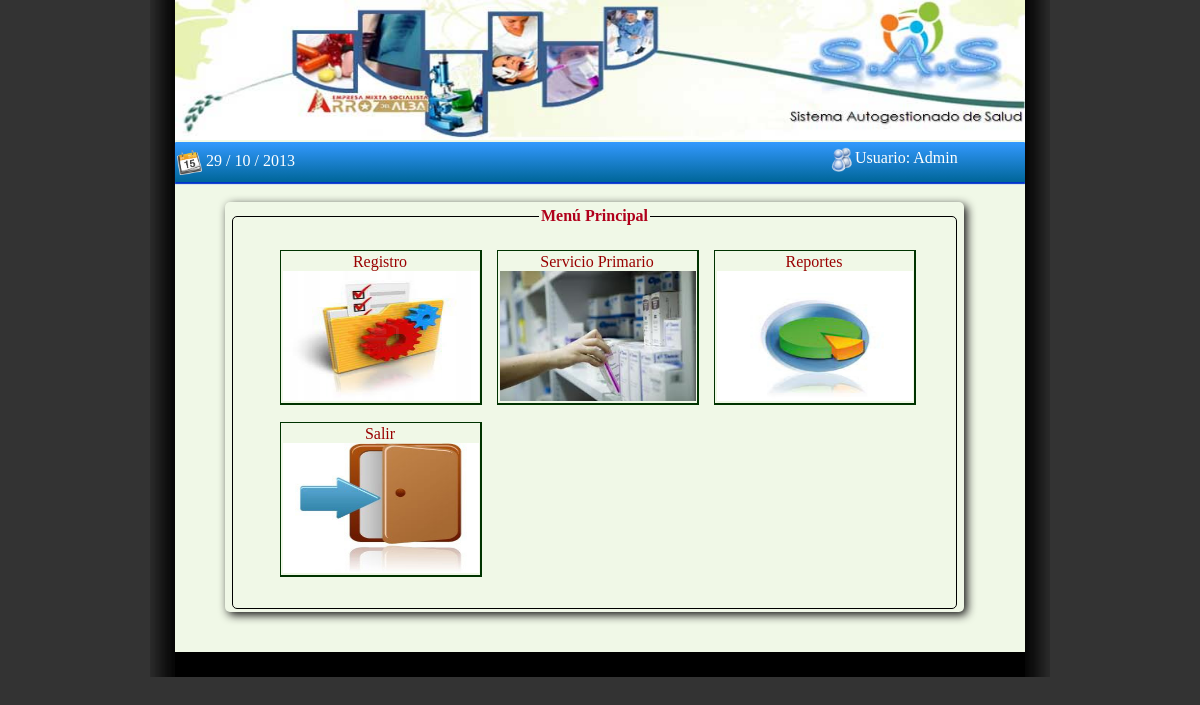
The page /menu.php (signed in) on the database its author committed.
### tables this page shows
CREATE TABLE `tmodulo` (
  `idmodulo` int(11) NOT NULL auto_increment,
  `url` varchar(100) NOT NULL,
  `descripcion` varchar(255) NOT NULL,
  `icono` varchar(200) NOT NULL,
  `estatus` char(1) NOT NULL,
  PRIMARY KEY  (`idmodulo`)
);

### persona/Clases/clase_vistas.php (called while the page is built, shortened)
<?
include_once( "clase_mysql.php" );
class vistas extends conectaBDMy
{
	private $login;
	function vistas() {
		$this->login="";
	}
	function setlogin($login){
		$this->login = $login;
	}
	function listamodulo()
	{
		$c=0;
			$sql="
				SELECT DISTINCT (tmodulo.idmodulo) as modulo,tmodulo.url, tmodulo.icono as ico, tmodulo.descripcion as descrip
				FROM usuario, tmodulo, tvista, tseccion, trol, tpermisos
				WHERE usuario.nombre_usuario = '$this->login'
				AND usuario.idrol = trol.idrol
				AND trol.idrol = tpermisos.idrol
				AND tpermisos.idvista = tvista.idvista
				AND tvista.idseccion = tseccion.idseccion
				AND tseccion.idmodulo = tmodulo.idmodulo";
		 $cursor=parent::ejecuta_sql($sql);
		 if($row= parent::proxima_tupla($cursor))
		 {
			 DO
			 {
				$fila[$c][1]=$row["modulo"];
				$fila[$c][2]=$row["ico"];
				$fila[$c][3]=$row["descrip"];
				$fila[$c][4]=$row["url"];
				$c++;
			 }WHILE($row= parent::proxima_tupla($cursor));
		 }
		if ( $fila>0 )
			return $fila;
		else
			return -1;
	}
}
?>

### persona/Clases/clase_mysql.php (called while the page is built, shortened)
<?PHP
class conectaBDMy
{
	private $servidor;
	private $usuario;
	private $password;
	private $conexion;
	function conectaBDMy()
	{
		$this->servidor="localhost";
		$this->usuario="root";
		$this->password="iutep";
		$this->basedatos="bdsas";
	}
	function abrir_BD()
	{
		if ( !($enlace= @mysql_connect( $this->servidor, $this->usuario, $this->password ) ) )
		{
		header("Location: ../html/Error_bd.html");
		}
		$this->conexion=$enlace;
		return true;
	}
	function ejecuta_sql( $query )
	{
		if ( $this->abrir_BD() )
	     return ( mysql_query($query,$this->conexion ) );
	else
	     return null;
	}
  function proxima_tupla($cursor)
  {
	return mysql_fetch_array($cursor);
  }
}
?>

### menu.php (the view, shortened to what this page needs)
<?php session_start();
include_once("persona/Clases/clase_vistas.php");
$vist=new vistas;
$vist->setlogin($_SESSION["login"]);
?><!DOCTYPE html PUBLIC "-//W3C//DTD XHTML 1.0 Transitional//EN" "http://www.w3.org/TR/xhtml1/DTD/xhtml1-transitional.dtd">
<html xmlns="http://www.w3.org/1999/xhtml">
<head>
<link href="estilos/css_portal.css" rel="stylesheet" type="text/css" />
</head>
<body>
 <div id="principal">
<table width="100%" height="auto" border="0" cellspacing="0" cellpadding="0">
  <tr>
    <td class="shadow_left">&nbsp;</td>
    <td>
        <table width="100%" border="0" cellspacing="0" cellpadding="0">
          <tr>
            <td><img src="Imagenes/banner.jpg" width="850" height="140" /></td>
          </tr>
        </table>
    <td class="shadow_right"></td>
     </td>
  </tr>
  <tr>
    <td height="450" class="shadow_left"></td>
    <td bgcolor="#F0F8E7">
         <div id="franja">
            <div id="usuario" class="texto">
               <img src="Imagenes/Icono3.gif" width="25" height="25" align="absmiddle"/>Usuario: <?php echo $_SESSION["login"]?>
            </div>
           <div id="fecha" class="texto">
            <img src="Imagenes/calendario.png" width="25" height="25" align="absmiddle"/><?php date_default_timezone_set('America/Caracas');   echo " ".date('d / m  / Y') ?>
            </div>
         </div>
     <div id="capa-index">
        <div id="sombra">
        <fieldset>
            <legend style="color: #B0001B; font-weight: bold; text-align: center;">Menú Principal</legend>
            <div id="menu-principal">
            <div id="cuadro">
             <ul><?php
             	$modulos=$vist->listamodulo();
				for($i=0;$i<count($modulos);$i++)
				{
					$ico=$modulos[$i][2];
					$descrip=$modulos[$i][3];
					$url=$modulos[$i][4];
				?>
		<li><a href="<? echo $url;?>"><center><? echo $descrip;?></center><img src="<? echo $ico;?>" width="196" height="130" /></a></li>
        <?php }?>
		<li><a href="persona/Controladores/cerrarsesion.php"><center>Salir</center><img src="Imagenes/salir.jpg" width="196" height="130" /></a></li>
        </ul>
            </div>
            </div>
        </fieldset>
        </div>
        </div>
    </td>
    <td class="shadow_right">&nbsp;</td>
  </tr>
  <tr>
    <td height="25" class="shadow_left">&nbsp;</td>
    <td class="middle_spacer"></td>
    <td class="shadow_right">&nbsp;</td>
  </tr>
</table>
</div>
</body>
</html>

### estilos/css_portal.css (style rules this page uses)
body { background-color: #333; margin-top:0px; }
#principal { width:900px; height:auto; margin:auto; border-radius:8px; }
#franja { width: 850px; height: 40px; margin-top:2px; background: -moz-linear-gradient(#39F, #069); background: -webkit-gradient(linear,left bottom,left top,color-stop(0, #069),color-stop(1, #39F)); background: -webkit-linear-gradient(#39F, #069); background: -o-linear-gradient(#39F, #069); background: -ms-linear-gradient(#39F, #069); background: linear-gradient(#39F, #069); -moz-border-radius: 20px; border-radius: 1px 1px 0px 0px; -moz-box-shadow: 0 2px 1px #03C; -webkit-box-shadow: 0 2px 1px #03C; box-shadow: 0 2px 1px #03C; font-family:Calibri; color:#fff; text-decoration: none; }
.texto { font-family:Calibri; color:#fff; text-decoration: none; }
#usuario { width: 200px; height: 20px; margin-top:5px; margin-left:655px; position:absolute; }
#fecha { width: 200px; height: 20px; margin-top:8px; margin-left:2px; position:absolute; font-family:Calibri; color:#fff; text-decoration: none; }
#menu-principal { margin: auto; margin-top: 0px; width: 700px; height: 600px; display:block; position: relative; }
#capa-index { width:850px; height:450px; background:#F0F8E7; margin-top:-10px; margin-right:100; }
#cuadro { margin:0 auto; position: relative; }
#cuadro li { display:inline; float:left; width:195px; background-color:#F0F8E7; padding:2px; margin:8px; margin-left:-5px; margin-right:20px; margin-top:9px; position: relative; border:#030 solid 1px; border-right: #030 solid 2px; border-bottom: #030 solid 2px; }
#sombra { width:729px; height:400px; padding:5px; margin-top:30px; margin-left:50px; display:block; box-shadow: 3px 3px 10px #121212; border-radius: 5px; }
fieldset { border:1px solid #000; padding:0px; margin-top:0px; margin-bottom:8px; height:400px; border-radius: 5px; }
a { font-family:Calibri; color:#990000; text-decoration: none; }
td.middle_spacer { width: 800px; background-color: #000; }
td.shadow_right { background-image: url(../imagenes_estilos/border_shadow_l.jpg); background-repeat: repeat-y; background-position: left; }
td.shadow_left { background-image: url(../imagenes_estilos/border_shadow_r.jpg); background-repeat: repeat-y; background-position: right; }

### rows shown on the page
tmodulo: descripcion "Registro", icono (picture)
tmodulo: descripcion "Servicio Primario", icono (picture)
tmodulo: descripcion "Reportes", icono (picture)

### other values the page prints
$_SESSION["login"] "Admin"
